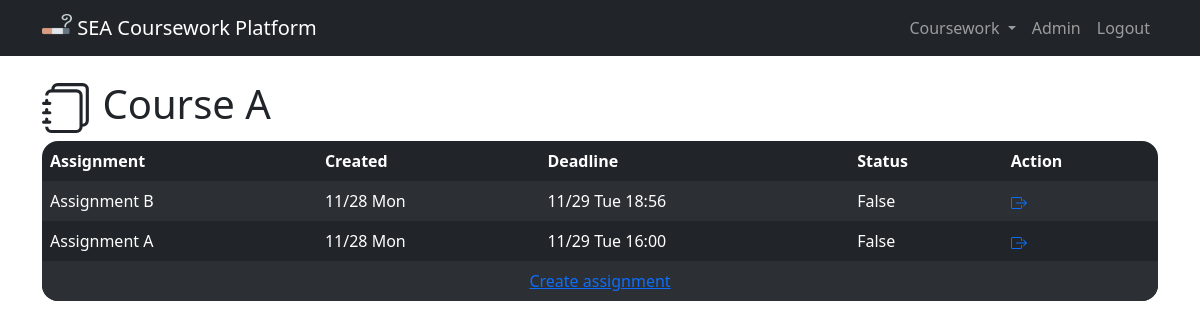
Page /coursework/5 (signed in) on the earlier database version.
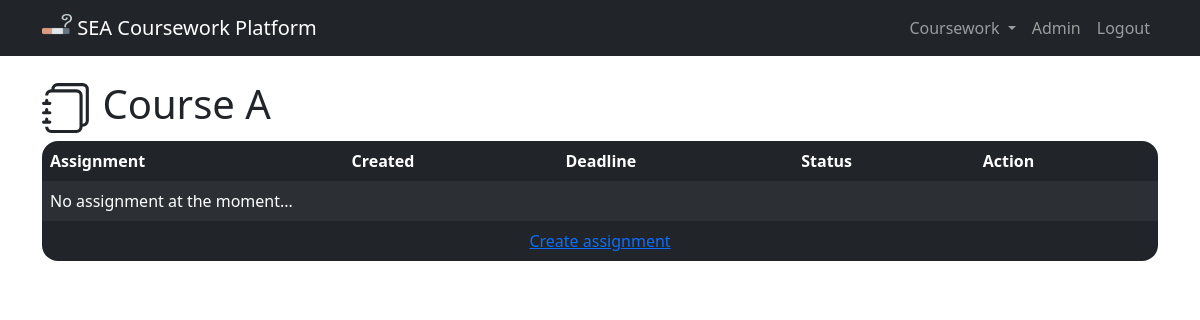
Same page on the later database version.
### coursework/models.py (models this page shows)
class Assignment(models.Model):
    coursework = models.ForeignKey(
        Coursework,
        on_delete=models.PROTECT,
        related_name="assignment"
    )
    title = models.CharField(max_length=128)
    created_on = models.DateTimeField(auto_now_add=True)
    deadline = models.DateTimeField()
    def __str__(self):
        return self.title
    class Meta:
        ordering = ["-created_on"]

### coursework/views.py (the view)
@login_required
def coursework_view(request, coursework_id):
    coursework = Coursework.objects.get(pk=int(coursework_id))
    if request.user in coursework.taken_person.all():
        return render(request, "coursework/coursework_view.html", {
            "coursework": coursework
        })
    else:
        messages.error(
            request, "You haven't join this coursework!"
        )
        return HttpResponseRedirect(reverse("index"))

### coursework/models.py (called while the page is built)
    def __str__(self):
        return self.name

    def __str__(self):
        return self.course.name

### coursework/templates/coursework/coursework_view.html (shortened to what this page needs)
{% extends "coursework/layout.html" %}
{% block body %}
<h1>
  {{ coursework }}
</h1>
<table class="table table-dark table-striped table-hover table-borderless">
  <thead>
    <tr>
      <th scope="col">Assignment</th>
      <th scope="col">Created</th>
      <th scope="col">Deadline</th>
      <th scope="col">Status</th>
      <th scope="col">Action</th>
    </tr>
  </thead>
  <tbody>
    {% for assignment in coursework.assignment.all %}
    <tr>
      <td>{{ assignment }}</td>
      <td>{{ assignment.created_on|date:'n/d D' }}</td>
      <td>{{ assignment.deadline|date:'n/d D G:i' }}</td>
      <td>
        {% if not assignment.status.upload_status %}
        False
        {% else %}
        True
        {% endif %}
      </td>
      <td>
        <a href="{% url 'assignment_view' coursework.id assignment.id %}">
        </a>
      </td>
    </tr>
    {% empty %}
    <tr>
      <td colspan="5">No assignment at the moment...</td>
    </tr>
    {% endfor %}
    <tr>
      <td colspan="5" style="text-align:center">
        {% if not user.status == "Student" %}
        <a href="{% url 'create_assignment' coursework.id %}">Create assignment</a>
        {% else %}
        Bla bla bla
        {% endif %}
      </td>
    </tr>
  </tbody>
</table>
{% endblock %}

Differences in the rows shown:
removed Assignment: title "Assignment B", created_on "11/28 Mon", deadline "11/29 Tue 18:56", shows "False"
removed Assignment: title "Assignment A", created_on "11/28 Mon", deadline "11/29 Tue 16:00", shows "False"
Other differences:
text now shown: "No assignment at the moment..."
